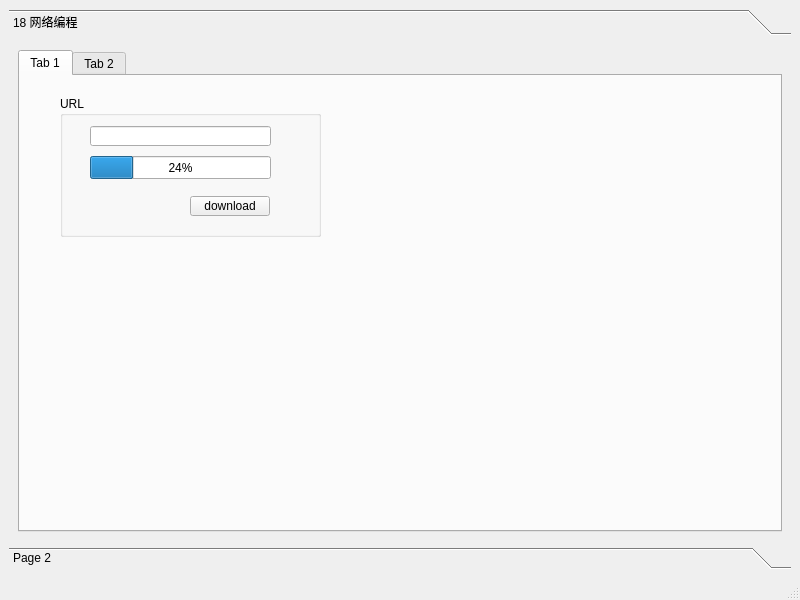
<?xml version="1.0" encoding="UTF-8"?>
<ui version="4.0">
 <class>MainWindow</class>
 <widget class="QMainWindow" name="MainWindow">
  <property name="geometry">
   <rect>
    <x>0</x>
    <y>0</y>
    <width>800</width>
    <height>600</height>
   </rect>
  </property>
  <property name="windowTitle">
   <string>MainWindow</string>
  </property>
  <widget class="QWidget" name="centralwidget">
   <layout class="QGridLayout" name="gridLayout">
    <item row="0" column="0">
     <widget class="QToolBox" name="toolBox">
      <property name="currentIndex">
       <number>0</number>
      </property>
      <widget class="QWidget" name="page">
       <property name="geometry">
        <rect>
         <x>0</x>
         <y>0</y>
         <width>782</width>
         <height>486</height>
        </rect>
       </property>
       <attribute name="label">
        <string>18 网络编程</string>
       </attribute>
       <layout class="QHBoxLayout" name="horizontalLayout">
        <item>
         <widget class="QTabWidget" name="tabWidget">
          <property name="currentIndex">
           <number>0</number>
          </property>
          <widget class="QWidget" name="tab">
           <attribute name="title">
            <string>Tab 1</string>
           </attribute>
           <widget class="QGroupBox" name="groupBox">
            <property name="geometry">
             <rect>
              <x>40</x>
              <y>20</y>
              <width>261</width>
              <height>141</height>
             </rect>
            </property>
            <property name="title">
             <string>URL</string>
            </property>
            <widget class="QLineEdit" name="lineEdit">
             <property name="geometry">
              <rect>
               <x>30</x>
               <y>30</y>
               <width>181</width>
               <height>20</height>
              </rect>
             </property>
            </widget>
            <widget class="QProgressBar" name="progressBar">
             <property name="geometry">
              <rect>
               <x>30</x>
               <y>60</y>
               <width>181</width>
               <height>23</height>
              </rect>
             </property>
             <property name="value">
              <number>24</number>
             </property>
            </widget>
            <widget class="QPushButton" name="pushButton">
             <property name="geometry">
              <rect>
               <x>130</x>
               <y>100</y>
               <width>80</width>
               <height>20</height>
              </rect>
             </property>
             <property name="text">
              <string>download</string>
             </property>
            </widget>
           </widget>
          </widget>
          <widget class="QWidget" name="tab_2">
           <attribute name="title">
            <string>Tab 2</string>
           </attribute>
          </widget>
         </widget>
        </item>
       </layout>
      </widget>
      <widget class="QWidget" name="page_2">
       <property name="geometry">
        <rect>
         <x>0</x>
         <y>0</y>
         <width>782</width>
         <height>486</height>
        </rect>
       </property>
       <attribute name="label">
        <string>Page 2</string>
       </attribute>
      </widget>
     </widget>
    </item>
   </layout>
  </widget>
  <widget class="QMenuBar" name="menubar">
   <property name="geometry">
    <rect>
     <x>0</x>
     <y>0</y>
     <width>800</width>
     <height>22</height>
    </rect>
   </property>
  </widget>
  <widget class="QStatusBar" name="statusbar"/>
 </widget>
 <resources/>
 <connections/>
</ui>
